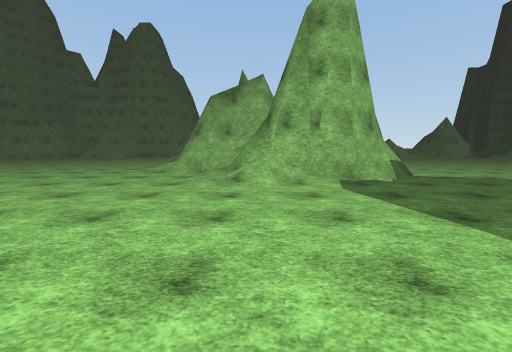
view 1 (above)

24 first-person views from a walk through a scene from a Unity 3-D project. The camera is 1.4 m above the floor, tilts 6° down and sees 90° across. The floor is counted in squares, 2 m on a side. Each view is taken from the middle of a square. On the plan, view 1 faces up. The plan holds only what a view shows up to about 9 squares ahead; the rest is blank. The place goes on beyond the plan. The player character is not drawn. Some animated figures are left out. Some surface patterns are stand-ins.

view 2
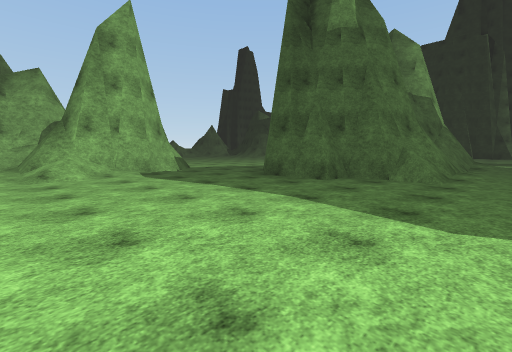

view 3
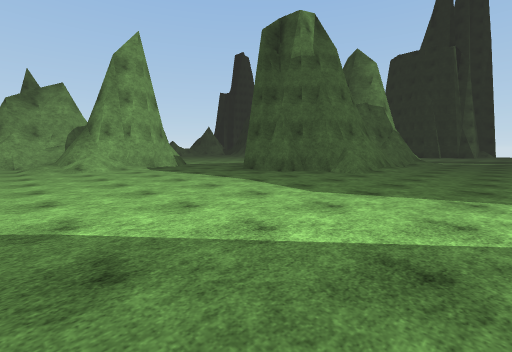

view 4
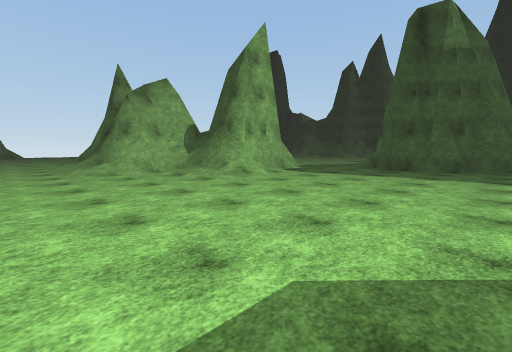

view 5
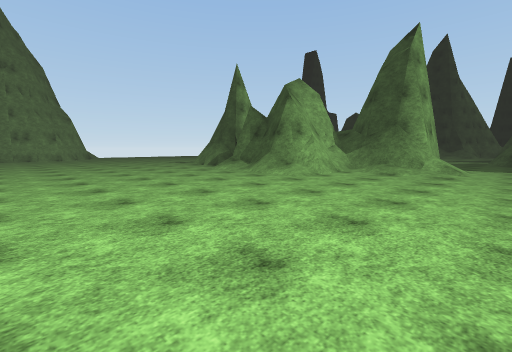

view 6
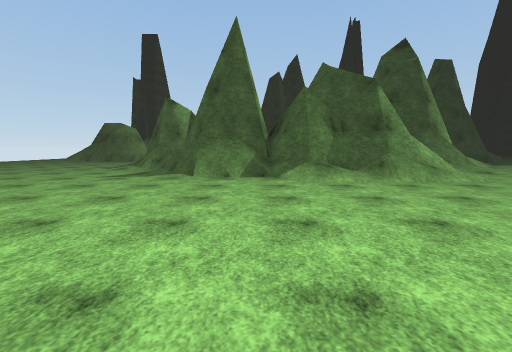

view 7
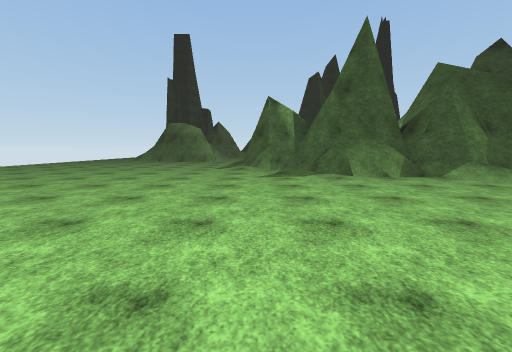

view 8
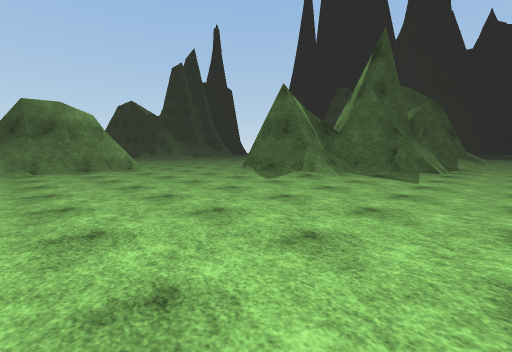

view 9
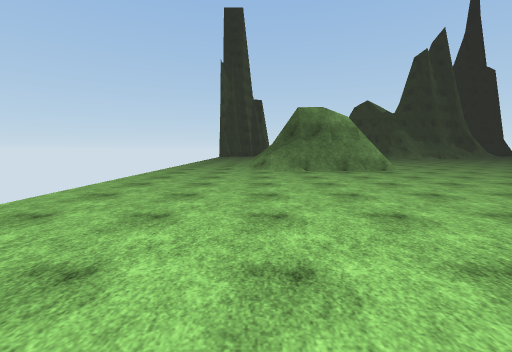

view 10
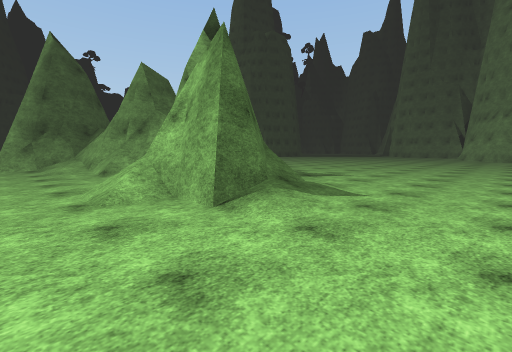

view 11
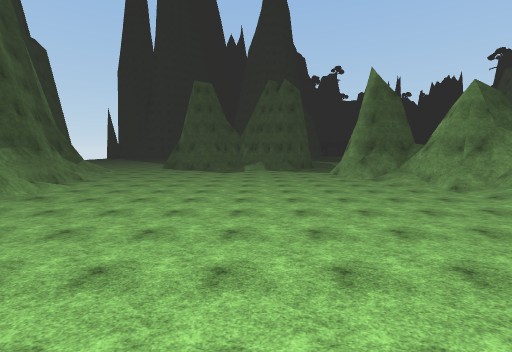

view 12
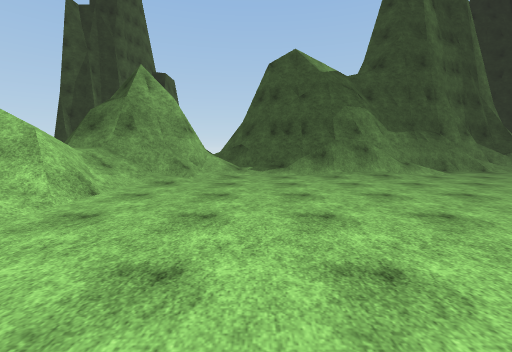

view 13
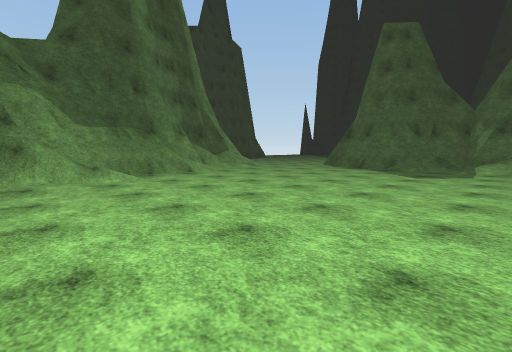

view 14
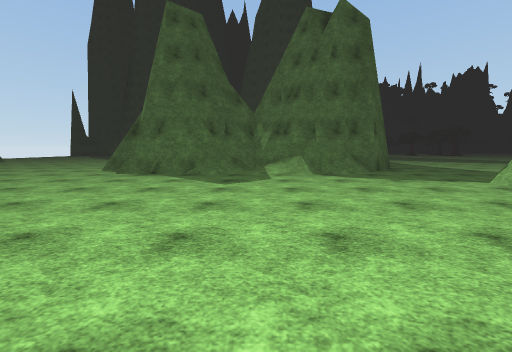

view 15
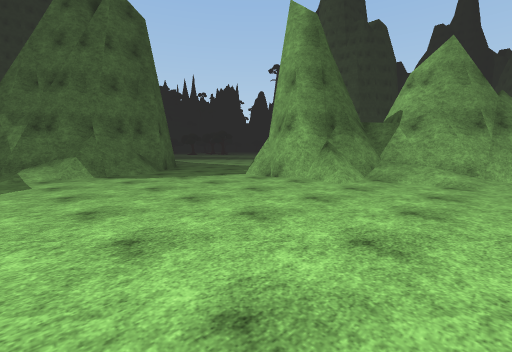

view 16
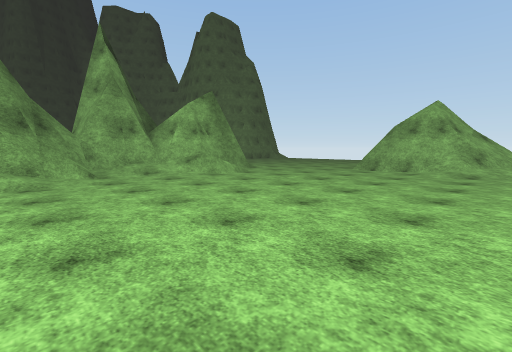

view 17
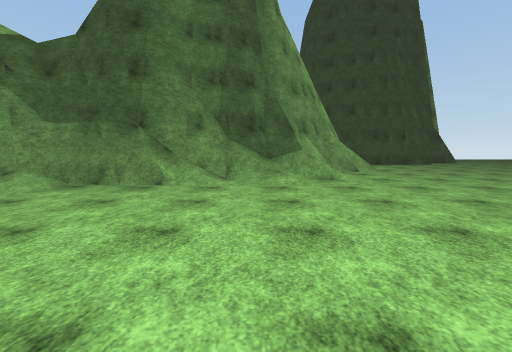

view 18
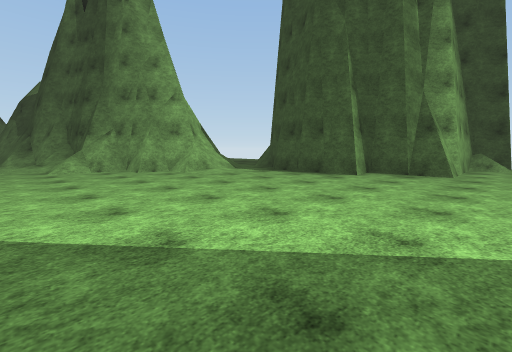

view 19
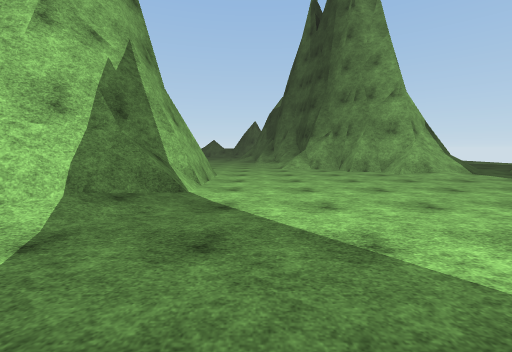

view 20
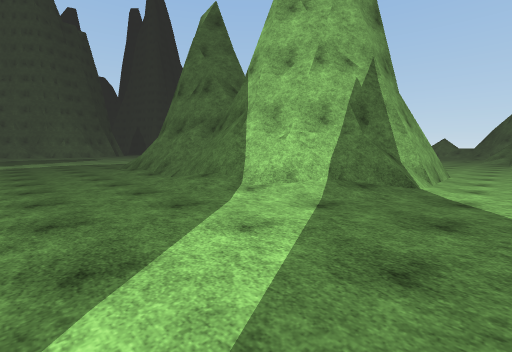

view 21
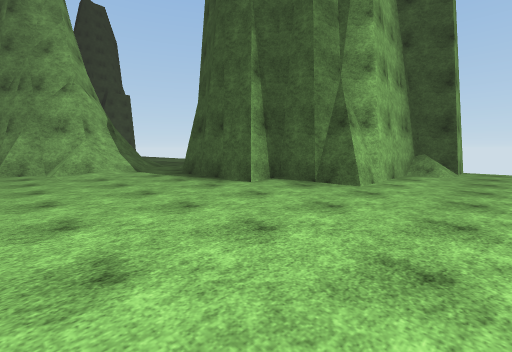

view 22
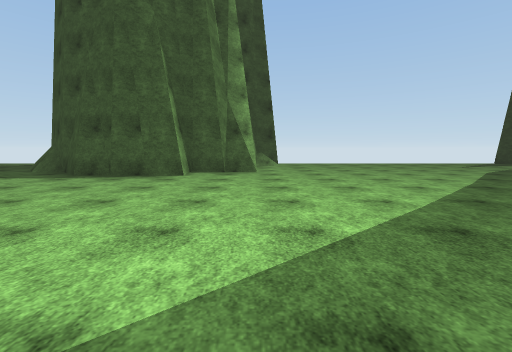

view 23
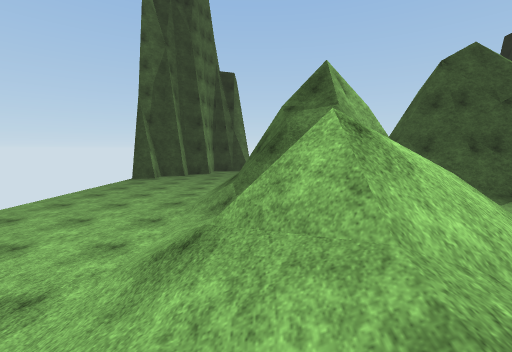

view 24
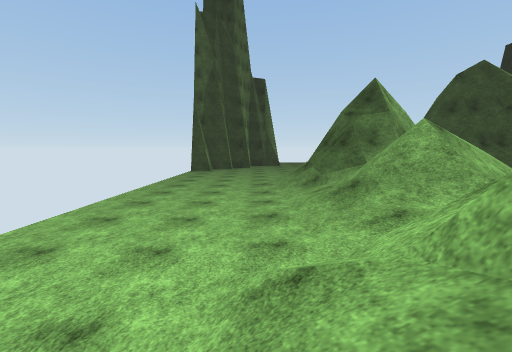

### Floor plan
Key: @ floor where view 1 was taken; # wall or solid block; . floor; / step, stairs or slope; = window, fence, low wall or low ledge.
Columns run from 9 left of view 1 to 28 right of it. Each row starts with its distance up from view 1.
 25        ......... /..........
 24       .........//////.......
 23      ..........=##////////..
 22      .........=###//=//##=
 21     ..........=###/////##
 20  .............=##///=//##
 19  ................/..../##
 18  ........///...........///#
 17 ........./##............/##
 16 .......///##/........../##
 15 .......####//........../#
 14 .......####/.........../#
 13 .......###//.........../##
 12 ....../####/.........../##
 11 ....../#  ##/...........##
 10 ....../#  ##/...........=#
  9 ....../######/........../##
  8 ......///#  ##..........//#
  7 ......../#  ##..........//##
  6 ......../####............/#####
  5 ........./......//..///....####/
  4 ...............###//###/....///.#
  3     ..........####### ##.......##
  2     ..........#   #   ##.......#
  1     ..........##  #  ##=.......#
  0     .....@....#########........##
 -1        .......//##=##=..........#
 -2        .........................#####
 -3        .............................##
 -4        ..............................

Positions as (right, up) in squares from view 1, and headings:
1: (0, 0), facing up
2: (-1, -2), facing up-right
3: (-2, -4), facing up-right
4: (-5, 0), facing up-right
5: (-9, 4), facing up-right
6: (-9, 13), facing right
7: (-9, 17), facing right
8: (-4, 23), facing down-right
9: (-3, 24), facing right
10: (4, 20), facing down-left
11: (8, 20), facing down
12: (7, 17), facing right
13: (8, 14), facing down-right
14: (9, 12), facing down
15: (9, 12), facing down-left
16: (9, 11), facing up-left
17: (10, 8), facing right
18: (15, -3), facing up-right
19: (15, -3), facing up
20: (15, -4), facing up-left
21: (18, -4), facing up-right
22: (15, -2), facing right
23: (9, 22), facing right
24: (7, 24), facing right
